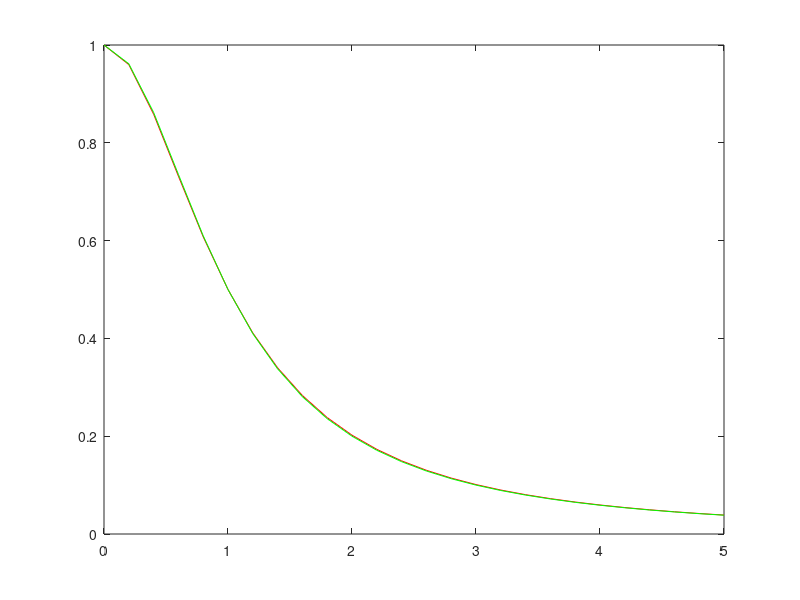

The MATLAB source for this figure:
clear
clc
%definisi dy/dx=f(x,y)
f=inline('-2*x*y^2','x','y');
fx=inline('1./(x.^2+1)');
a=0; b=5; w=1; n=25;
h=(b-a)/n; %step

y=fx(a);
fprintf('pada t=%4.2f, w=%10.8f, y=%10.8f, err=%10.8f\n',a,w,y,abs(w-y));
yplot=zeros(n+1,1);

yplot(1)=w;
tplot=a:h:b;
for i=1:n
    w=w+h*(f(a,w)+3*f(a+2*h/3,w+2*h*f(a,w)/3))/4;
    yplot(i+1)=w;
    a=a+h;
    y=fx(a)
    fprintf('pada t=%4.2f, w=%10.8f, y=%10.8f, err=%10.8f\n',a,w,y,abs(w-y));
end

fplot=fx(tplot);
plot(tplot,yplot,'r',tplot,fplot,'g');
